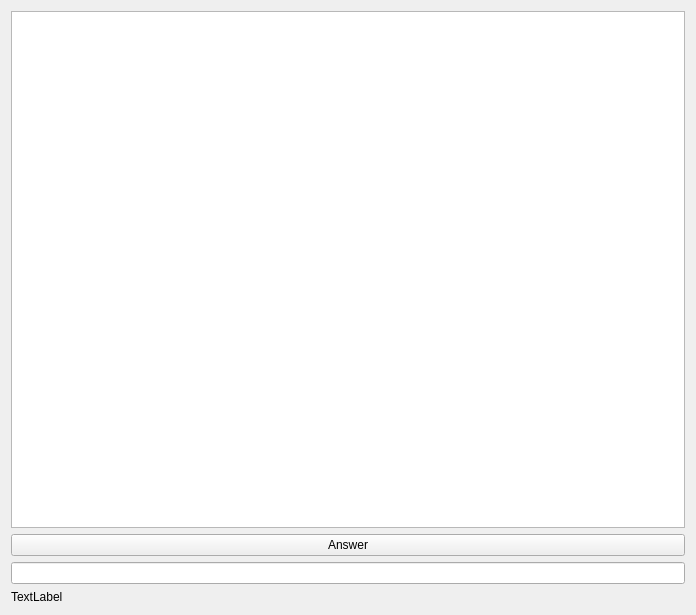
<?xml version="1.0" encoding="UTF-8"?>
<ui version="4.0">
 <class>ParticipantWindow</class>
 <widget class="QWidget" name="ParticipantWindow">
  <property name="geometry">
   <rect>
    <x>0</x>
    <y>0</y>
    <width>696</width>
    <height>615</height>
   </rect>
  </property>
  <property name="windowTitle">
   <string>ParticipantWindow</string>
  </property>
  <layout class="QVBoxLayout" name="verticalLayout">
   <item>
    <widget class="QListWidget" name="listWidget"/>
   </item>
   <item>
    <widget class="QPushButton" name="pushButton">
     <property name="text">
      <string>Answer</string>
     </property>
    </widget>
   </item>
   <item>
    <widget class="QLineEdit" name="lineEdit"/>
   </item>
   <item>
    <widget class="QLabel" name="label">
     <property name="text">
      <string>TextLabel</string>
     </property>
    </widget>
   </item>
  </layout>
 </widget>
 <layoutdefault spacing="6" margin="11"/>
 <resources/>
 <connections/>
</ui>
